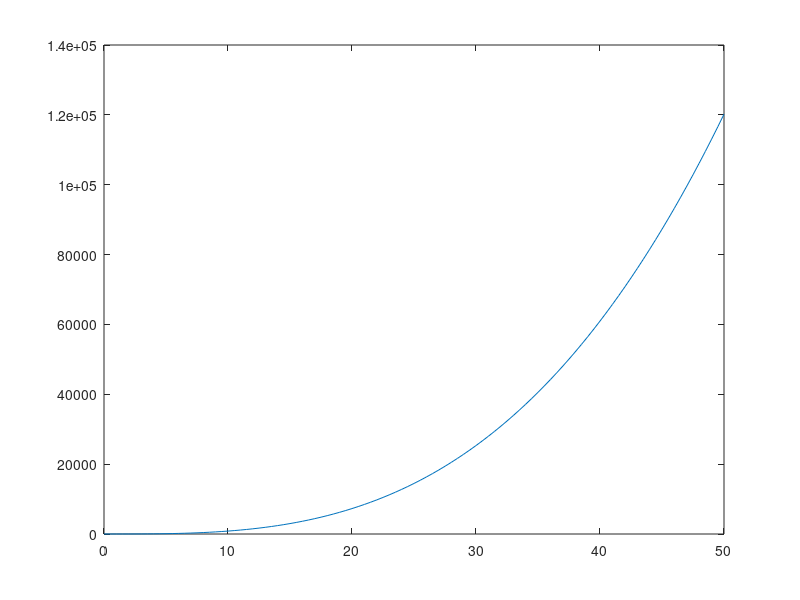

MATLAB code to generate this figure:
% =========================================================
%       TUGAS PRAKTIKUM 03 - GRAFIK 2D INTERVAL RAPAT
% =========================================================

x = 0:0.5:50;
y = x.^3 - 2*x.^2 + 4*x;

x, y
plot(x,y)
